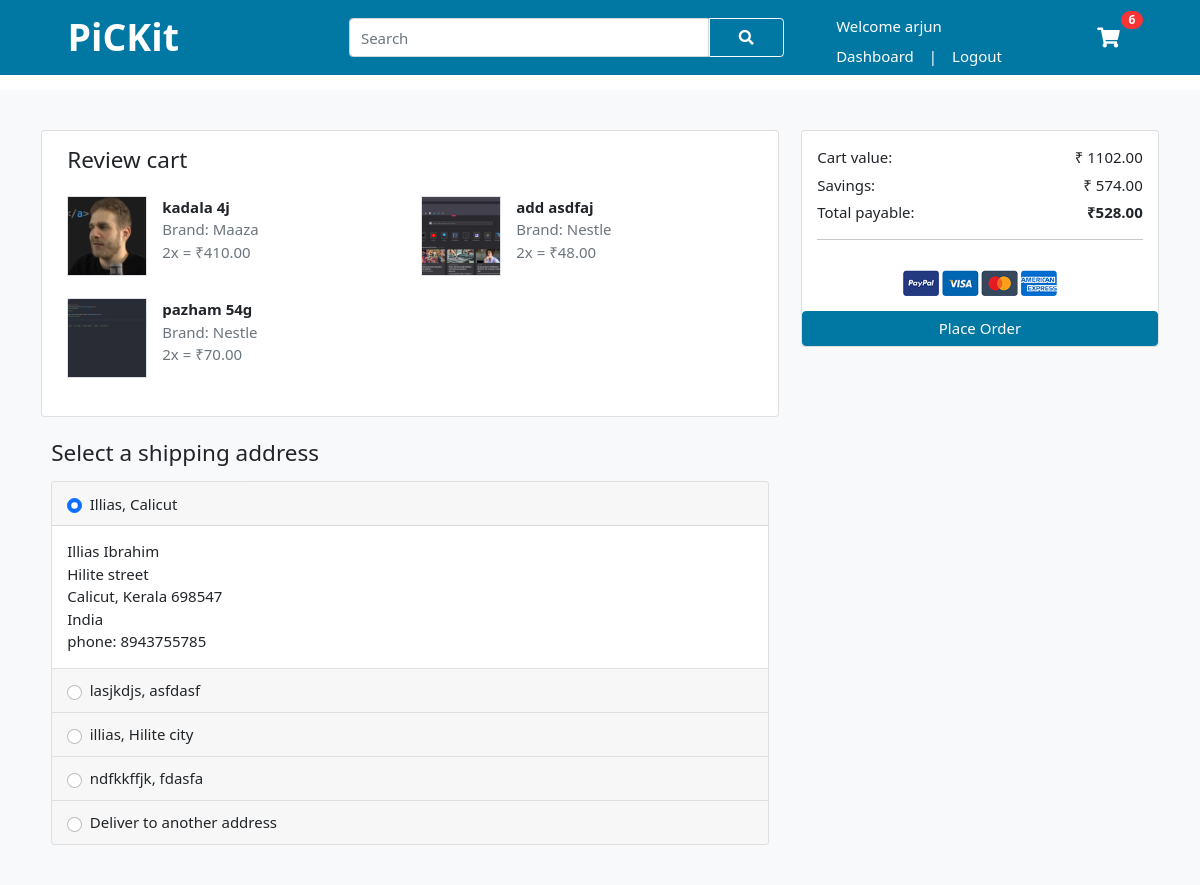
The app's page /checkout/ (signed in) with its own data.
### user/models.py (models this page shows, shortened)
class Account(AbstractBaseUser):
    first_name      = models.CharField(max_length=50)
    last_name       = models.CharField(max_length=50)
    email           = models.EmailField(max_length=100, unique=True)
    username        = models.CharField(max_length=50, blank=True)
    phone           = models.CharField(max_length=13, unique=True)
    has_access      = models.BooleanField(default=True)
    data_joined     = models.DateTimeField(auto_now_add=True)
    last_login      = models.DateTimeField(auto_now=True)
    is_admin        = models.BooleanField(default=False)
    is_active       = models.BooleanField(default=True)
    is_staff        = models.BooleanField(default=False)
    is_superadmin   = models.BooleanField(default=False)
    USERNAME_FIELD  = 'phone'
    REQUIRED_FIELDS = ['first_name', 'last_name', 'email','username']
    objects = MyAccountManager()

class CartItem(models.Model):
    user            = models.ForeignKey(Account,on_delete=models.CASCADE, null=True)
    product         = models.ForeignKey(Product, on_delete=models.CASCADE)
    cart            = models.ForeignKey(Cart, on_delete=models.CASCADE, null=True)
    quantity        = models.IntegerField()
    is_active       = models.BooleanField(default=True)
    def sub_total(self):
        return self.product.selling_price() * self.quantity

class DefaultAddress(models.Model):
    user            = models.OneToOneField(Account,on_delete=models.CASCADE)
    default_address = models.ForeignKey(DeliveryAddress,on_delete=models.CASCADE)

class DeliveryAddress(models.Model):
    user           = models.ForeignKey(Account,on_delete=models.CASCADE)
    first_name     = models.CharField(max_length=50)
    last_name      = models.CharField(max_length=50)
    phone          = models.CharField(max_length=15)
    email          = models.EmailField(max_length=100)
    country        = models.CharField(max_length=30)
    state          = models.CharField(max_length=30)
    street         = models.CharField(max_length=100)
    city           = models.CharField(max_length=50)
    pin            = models.CharField(max_length=10)
    building       = models.CharField(max_length=50, blank=True)
    landmark       = models.CharField(max_length=50,blank=True)

### vendor/models.py (models this page shows, shortened)
class Product(models.Model):
    product_name    = models.CharField(max_length=100, unique=True)
    mrp             = models.IntegerField()
    offer           = models.IntegerField(default=0)
    quantity        = models.CharField(max_length=10)
    description     = models.TextField(blank=True)
    brand           = models.ForeignKey(Brand, on_delete=models.CASCADE)
    category        = models.ForeignKey(Category, on_delete=models.CASCADE)
    image_1         = models.ImageField(upload_to = 'photos/products/primary')
    image_2         = models.ImageField(upload_to = 'photos/products/secondary')
    image_3         = models.ImageField(upload_to = 'photos/products/secondary', blank = True)
    image_4         = models.ImageField(upload_to = 'photos/products/secondary', blank = True)
    added_at        = models.DateTimeField(auto_now_add=True)
    modified_at     = models.DateTimeField(auto_now=True)
    def selling_price(self):
        if (self.category.cat_offer > self.offer):
            selling_price = self.mrp * (1-(int(self.category.cat_offer)/100))
        else:
            selling_price = self.mrp * (1-(int(self.offer)/100))
        return ceil(selling_price)
    def discount_amount(self):
        if (self.category.cat_offer > self.offer):
            discount_amount = self.mrp * ((int(self.category.cat_offer)/100))
        else:
            discount_amount = self.mrp * ((int(self.offer)/100))
        return floor(discount_amount)

class Brand(models.Model):
    brand_name   = models.CharField(max_length=50,unique=True)
    time_added   = models.DateTimeField(auto_now_add=True)

class Category(models.Model):
    category_name   = models.CharField(max_length=50,unique=True)
    cat_image       = models.ImageField(upload_to = 'photos/categories')
    cat_offer       = models.IntegerField(default=0)
    time_added      = models.DateTimeField(auto_now_add=True)

### user/views.py (the view, shortened to what this page needs)
# urls.py: path('checkout/',views.checkout,name="checkout"),
@login_required(login_url='sign-in')
def checkout(request):
    total = 0
    discount = 0
    total_mrp =0
    cart_items = None
    cart_items = CartItem.objects.filter(user=request.user,is_active=True)
    for cart_item in cart_items:
        total_mrp += (cart_item.product.mrp * cart_item.quantity)
        total += (cart_item.product.selling_price() * cart_item.quantity)
        discount += (cart_item.product.discount_amount() * cart_item.quantity)
    delivery_addresses = DeliveryAddress.objects.filter(user=request.user)
    is_default = DefaultAddress.objects.filter(user=request.user).exists()
    address_form = AddressForm()
    context = {
        'total':total,
        'cart_items':cart_items,
        'discount':discount,
        'total_mrp':total_mrp,
        'delivery_addresses':delivery_addresses,
        'address_form':address_form,
    }
    if is_default:
        default_address = DefaultAddress.objects.get(user=request.user)
        context['default_address']=default_address
    return render(request,'user/checkout.html',context)

### user/context_processors.py (called while the page is built)
def menu_links(request):
    links = Category.objects.all()
    return dict(links=links)

def counter(request):
    cart_count = 0
    if 'admin' in request.path:
        return {}
    else:
        try:
            cart = Cart.objects.filter(cart_id = _cart_id(request))
            if request.user.is_authenticated:
                cart_items = CartItem.objects.all().filter(user= request.user)
            else:
                cart_items = CartItem.objects.all().filter(cart=cart[:1])
            for cart_item in cart_items:
                cart_count += cart_item.quantity
        except Cart.DoesNotExist:
            cart_count = 0
    return dict(cart_count = cart_count)

### user/views.py (called while the page is built)
def _cart_id(request):
    cart = request.session.session_key
    if not cart:
        cart = request.session.create()
    return cart

### templates/user/checkout.html (shortened to what this page needs)
{% extends 'user/base.html' %}
{% load static %}
{% block content %}
<section class="section-content padding-y bg">
	<div class="container">
		<form novalidate action="" method="POST" id="addressForm">
		<div class="row">
				<div class="col-lg-8">
					<article class="card mb-4 col-md-12">
						<div class="card-body">
							<h4 class="card-title mb-4">Review cart</h4>
							<div class="row">
								{% for cart_item in cart_items %}
								<div class="col-lg-6">
									<figure class="itemside  mb-4">
										<div class="aside">
											{% if cart_item.product.image_1 %}
											<a href="{% url 'product' cart_item.product.id %}" > <img src="{{ cart_item.product.image_1.url }}" class="img-sm border">
											</a>
											{% else %}
											<a href="{% url 'product' cart_item.product.id %}" > <img src="{% static 'users/images/image-not-found.png' %}" class="img-sm border">
											</a>
											{% endif %}
									</div>
										<figcaption class="info">
											<p><b>{{ cart_item.product.product_name }}
												{{ cart_item.product.quantity }}</b>
											</p>
											<p class="text-secondary">Brand: {{ cart_item.product.brand.brand_name }}
											</p>
											<span class="text-muted">{{ cart_item.quantity }}x =
												₹{{cart_item.sub_total}}.00
											</span>
										</figcaption>
									</figure>
								</div>
								{% endfor %}
							</div>
						</div>
					</article>
					<main class="col-md-12">
						<h4 class="mb-3">Select a shipping address </h4>
						<article class="accordion" id="accordion_pay">
							{% for delivery_address in delivery_addresses %}
							<div class="card">
								<header class="card-header">
									<label class="form-check" data-toggle="collapse"
										data-target="#{{ delivery_address.first_name }}">
										<input class="form-check-input delivery-address" name="delivery-address"
										{% if default_address.default_address == delivery_address %}
										 checked
										 {% endif %}
											type="radio" value="{{ delivery_address.id }}">
										<h6 class="form-check-label">
											{{delivery_address.first_name}}, {{delivery_address.city}}
										</h6>
									</label>
								</header>
								<div id="{{delivery_address.first_name}}" class="collapse
							{% if default_address.default_address == delivery_address %}
							 show
							{% endif %}" data-parent="#accordion_pay">
									<div class="card-body">
										<p>{{delivery_address.first_name}} {{delivery_address.last_name}}
											<br>{{delivery_address.street}}
											<br>{{delivery_address.city}}, {{delivery_address.state}}
											{{delivery_address.pin}}
											<br>{{delivery_address.country}}
											<br>phone: {{delivery_address.phone}}
										</p>
									</div>
								</div>
							</div>
							{% endfor %}
							<div class="card">
								<header class="card-header">
									<label class="form-check" data-toggle="collapse" data-target="#pay_payme">
										<input  class="form-check-input delivery-address"  name="delivery-address" type="radio"
											value="add_new">
										<h6 class="form-check-label"> Deliver to another address </h6>
									</label>
								</header>
							</div>
						</article>
					</main>
				</div>
				<aside class="col-lg-4 float-right">
					<div class="card">
						<div class="card-body">
							<dl class="dlist-align">
								<dt>Cart value:</dt>
								<dd class="text-right">₹ {{ total_mrp }}.00</dd>
							</dl>
							<dl class="dlist-align">
								<dt>Savings:</dt>
								<dd class="text-right">₹ {{ discount }}.00 </dd>
							</dl>
							<dl class="dlist-align">
								<dt>Total payable:</dt>
								<dd class="text-right text-dark b"><strong>₹{{ total }}.00</strong></dd>
							</dl>
							<hr>
						</div>
							<p class="text-center mb-3">
								<img src="{% static 'users/images/payments.png' %}" height="26">
							</p>
							<button type="submit" class="btn btn-major btn-block"> Place Order </button>
						</div>
					</div>
		</div>
</section>
{% endblock %}

### templates/user/includes/nav.html (shortened to what this page needs)
{% load static %}
<header class="nav-container" >
    <div class="container">
        <nav class="navbar navbar-expand-lg ">
            <div class="container-fluid	">
                <a class="pickit" href="{% url 'home' %}"><p>PiCKit</p></a>
                <div class="collapse navbar-collapse justify-content-end" id="navbarSupportedContent">
                    <form action="{% url 'search' %}" class="d-flex nav-search search-nav ">
                        <input name="search_key" class="form-control search-nav search-nav-input" type="search" placeholder="Search"
                            aria-label="Search">
                        <button  class="btn btn-outline-light search-nav search-nav-btn" type="submit"><i
                                class="fas fa-search"></i></button>
                    </form>
                    <div class="d-flex flex-row">
                        {% if user.id is None %}
                        <div class="d-flex flex-column welcome">
                            <ul class="navbar-nav me-auto mb-2 mb-lg-0">
                                <li class="text-white nav-link">Welcome guest!</li>
                            </ul>
                            <ul class="navbar-nav me-auto mb-2 mb-lg-0">
                                <li class="nav-item">
                                    <a class="nav-link active" href="{% url 'sign-in' %}">Sign in</a>
                                </li>
                                <li class="nav-item pipe">
                                    <p class="nav-link text-white">|</p>
                                </li>
                                <li class="nav-item">
                                    <a class="nav-link active" href="{% url 'sign-up' %}">Sign up</a>
                                </li>
                                <li class="nav-item">
                                    <a class="nav-link active filter-text" href="{% url 'cart' %}">Cart</a>
                                </li>
                            </ul>
                        </div>
                        {% else %}
                        <div class="d-flex flex-column welcome">
                            <ul class="navbar-nav me-auto mb-2 mb-lg-0">
                                <li class="text-white nav-link cart-icon">Welcome {{ user.first_name }}</li>
                            </ul>
                            <ul class="navbar-nav me-auto mb-2 mb-lg-0">
                                <li class="nav-item">
                                    <a class="nav-link active" href="{% url 'account' %}">Dashboard</a>
                                </li>
                                <li class="nav-item pipe">
                                    <p class="nav-link text-white">|</p>
                                </li>
                                <li class="nav-item">
                                    <a class="nav-link active" href="{% url 'logout' %}">Logout</a>
                                </li>
                            </ul>
                        </div>
                        {% endif %}
                        <div class="align-self-center">
                            <a href="{% url 'cart' %}" class="widget-header pl-3 ml-3">
                                <div class=" cart icon cart-icon icon-sm"><i class="fa fa-shopping-cart"></i>
                                </div id="cartCount">
                                <span id="badgeCount"  class="badge badge-pill badge-danger notify">{{ cart_count }}</span>
                            </a>
                        </div>
                    </div>
                </div>
            </div>
        </nav>
    </div>
</header>

### static/users/css/ui.css (style rules this page uses)
html { font-family: "Inter", sans-serif; font-size: 15px; }
:root { --major:#0078a3; --cyan-mix:#4ac0d0; }
.icon-xs, .icon-sm, .icon-md, .icon-lg { display: inline-block; text-align: center; flex-shrink: 0; flex-grow: 0; }
.icon-sm { width: 48px; height: 48px; line-height: 48px !important; font-size: 20px; }
.img-xs, .img-sm, .img-md, .img-lg { -o-object-fit: cover; object-fit: cover; flex-shrink: 0; flex-grow: 0; }
.img-sm { width: 80px; height: 80px; }
.padding-y { padding-top: 40px; padding-bottom: 40px; }
figure { margin-bottom: 0; }
article:after, .form-group:after { display: block; clear: both; content: ""; }
.bg { background-color: #f8f9fa; }
.b { font-weight: 600; }
p:last-child { margin-bottom: 0; }
.nav-link { color: white; padding-bottom: 0%; text-decoration: none; }
.widget-header { display: inline-block; vertical-align: middle; position: relative; }
.widget-header i { color: #969696; }
.widget-header .notify { position: absolute; top: -3px; right: -10px; }
.pickit { margin-right: 2rem; color: white; font-size: 2.5rem; font-weight: bold; text-decoration: none; }
.search-nav-btn { background: var(--major); color: white;; border-top-left-radius: 0px; border-bottom-left-radius: 0px; border: 1px solid white; width: 5em; }
.search-nav-input { width: 24em; height: 2.6em; border-top-right-radius: 0px; border-bottom-right-radius: 0px; }
.cart-icon i { color: white; text-decoration: none; }
.nav-container { background: var(--major); position: fixed; top: 0%; left: 0%; width: 100vw; margin: 0; z-index: 4; }
.itemside { position: relative; display: flex; width: 100%; }
.itemside .aside { position: relative; flex-shrink: 0; }
.itemside .info { padding-left: 15px; padding-right: 7px; }
.itemside p { margin-bottom: 0; }
[class*=dlist-] { margin-bottom: 5px; }
[class*=dlist-] dd { margin-bottom: 0; }
.dlist-align { display: flex; }
.dlist-align dt { width: 150px; word-wrap: break-word; font-weight: normal; }
.dlist-align dd { flex-grow: 1; }
.notify { position: absolute; top: -4px; right: -10px; display: inline-block; padding: 0.25em 0.6em; font-size: 12px; line-height: 1; text-align: center; border-radius: 3rem; color: #fff; background-color: #fa3434; }
.card-header .form-check { margin-bottom: 0; padding-top: 5px; padding-bottom: 5px; }
.btn-major { background: var(--major); color: white; border: 0.5px solid var(--major); }
@media (min-width:992px) { .welcome { margin: 0 3em; } }

### records on screen
Account: first_name "arjun"
CartItem: product.image_1 (picture), product.product_name "kadala", product.quantity "4j", product.brand.brand_name "Maaza", quantity "2", sub_total "410"
CartItem: product.image_1 (picture), product.product_name "add", product.quantity "asdfaj", product.brand.brand_name "Nestle", quantity "2", sub_total "48"
CartItem: product.image_1 (picture), product.product_name "pazham", product.quantity "54g", product.brand.brand_name "Nestle", quantity "2", sub_total "70"
DeliveryAddress: first_name "Illias", city "Calicut", last_name "Ibrahim", street "Hilite street", state "Kerala", pin "698547", country "India", phone "8943755785"
DefaultAddress: default_address_id "☑ Illias, Calicut", default_address_id "☐ lasjkdjs, asfdasf", default_address_id "☐ illias, Hilite city", default_address_id "☐ ndfkkffjk, fdasfa"
DeliveryAddress: first_name "lasjkdjs", city "asfdasf"
DeliveryAddress: first_name "illias", city "Hilite city"
DeliveryAddress: first_name "ndfkkffjk", city "fdasfa"

### other values on screen
{{ cart_count }} "6"
{{ total_mrp }} "1102"
{{ discount }} "574"
{{ total }} "528"
